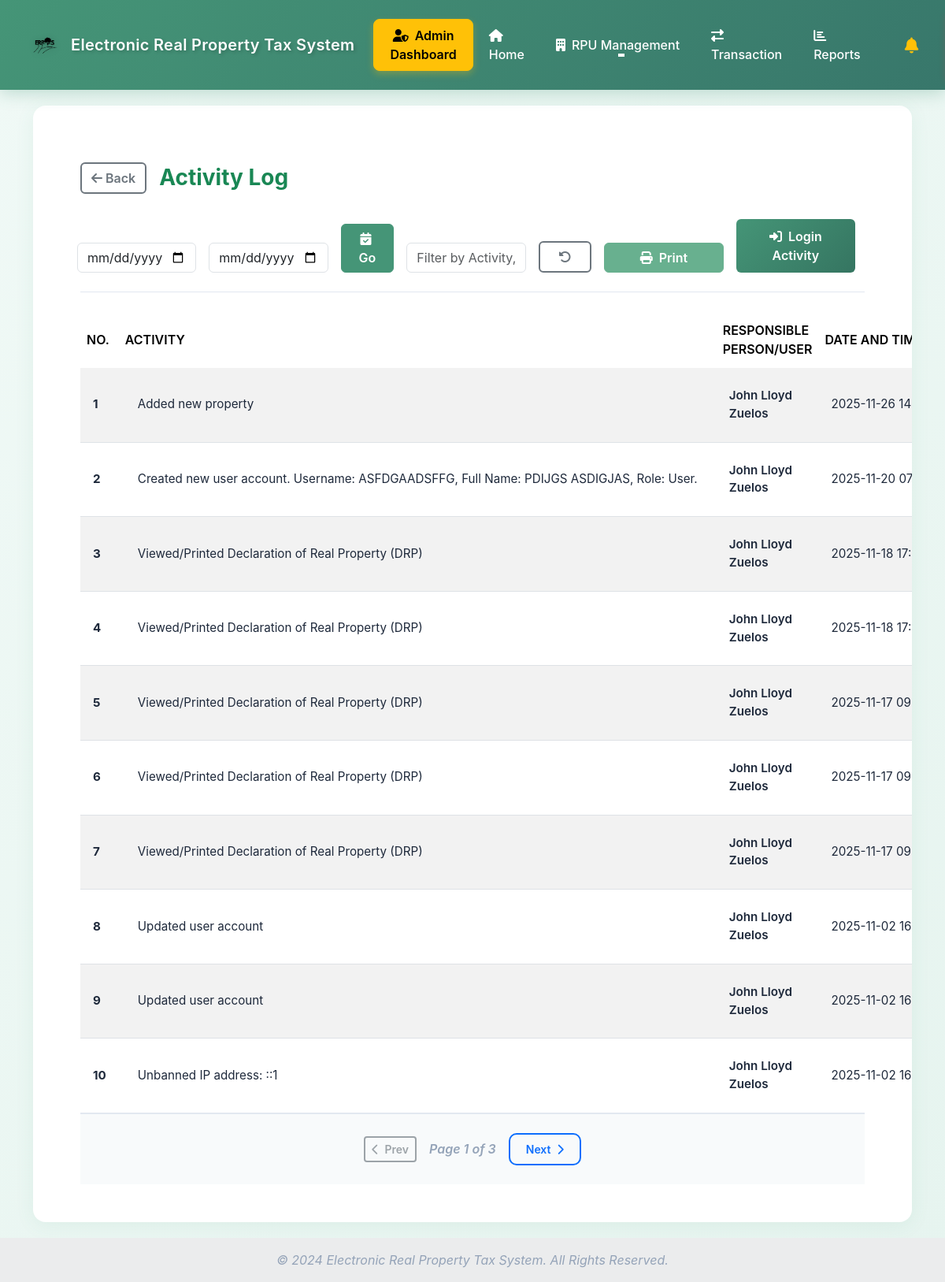
The app's page /ActivityLog.php (signed in), older data.
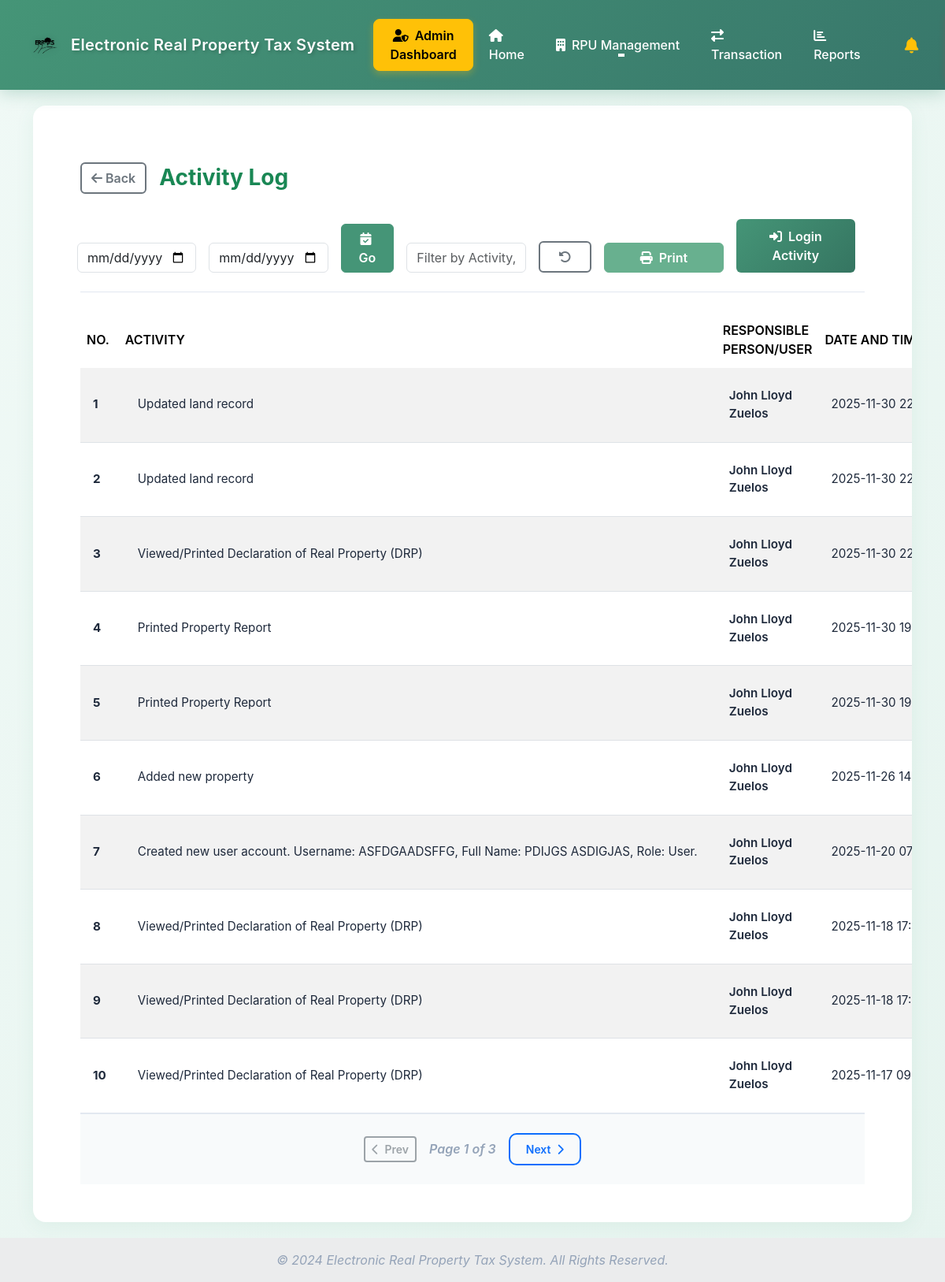
The same page, newer data.
### tables this page shows
CREATE TABLE `activity_log` (
  `log_id` int(11) NOT NULL,
  `user_id` int(11) DEFAULT NULL,
  `action` mediumtext DEFAULT NULL,
  `log_time` timestamp NOT NULL DEFAULT current_timestamp()
);

### ActivityLog.php (the view, shortened to what the changed rows need)
<?php
  $conn = Database::getInstance();
  $limit = 10;
  $page = isset($_GET['page']) && is_numeric($_GET['page']) ? (int)$_GET['page'] : 1;
  $offset = ($page - 1) * $limit;
  $where = [];
  $params = [];
  $where[] = "(a.action NOT LIKE '%logged in%'
              AND a.action NOT LIKE '%Logged in%'
              AND a.action NOT LIKE '%login%'
              AND a.action NOT LIKE '%Login%'
              AND a.action NOT LIKE '%logged out%'
              AND a.action NOT LIKE '%Logged out%'
              AND a.action NOT LIKE '%logout%'
              AND a.action NOT LIKE '%Logout%'
              AND a.action NOT LIKE '%Failed%'
              AND a.action NOT LIKE '%lock%'
              AND a.action NOT LIKE '%Lock%')";
  $where_sql = $where ? "WHERE " . implode(" AND ", $where) : "";
  $stmt = $conn->prepare("SELECT a.log_id, a.action, a.log_time,
                                CONCAT(COALESCE(u.first_name, 'Unknown'), ' ', COALESCE(u.last_name, 'User')) AS fullname,
                                u.email, u.user_type, u.contact_number
                        FROM activity_log a
                        LEFT JOIN users u ON a.user_id = u.user_id
                        $where_sql
                        ORDER BY a.log_time DESC
                        LIMIT ? OFFSET ?");
  $params_main = $params;
  $params_main[] = $limit;
  $params_main[] = $offset;
  $types_main = str_repeat("s", count($params)) . "ii";
  $stmt->bind_param($types_main, ...$params_main);
  $stmt->execute();
  $result = $stmt->get_result();
  ?>
 <!doctype html>
 <html lang="en">
 <head>
   <link href="https://cdn.jsdelivr.net/npm/bootstrap@5.3.2/dist/css/bootstrap.min.css" rel="stylesheet">
   <link href="https://cdn.jsdelivr.net/npm/bootstrap-icons@1.11.3/font/bootstrap-icons.css" rel="stylesheet">
   <link rel="stylesheet" href="https://cdnjs.cloudflare.com/ajax/libs/font-awesome/6.4.0/css/all.min.css">
   <link rel="stylesheet" href="main_layout.css">
   <link rel="stylesheet" href="header.css">
   <link rel="stylesheet" href="activitylog.css">
 </head>
 <body class="d-flex flex-column min-vh-100">
   <main class="container my-6">
     <section class="table-container p-5">
       <div class="container mt-4">
         <div id="activitylogs">
           <table class="table table-striped table-hover align-middle text-start">
             <thead>
               <tr>
                 <th style="width: 8%">No.</th>
                 <th style="width: 42%">Activity</th>
                 <th style="width: 20%">Responsible Person/User</th>
                 <th style="width: 30%">Date and Time</th>
               </tr>
             </thead>
             <tbody>
               <?php
                if ($result->num_rows > 0) {
                  $no = $offset + 1;
                  while ($row = $result->fetch_assoc()) {
                    $activity_raw = $row['action'];
                    $fullname = htmlspecialchars($row['fullname']);
                    $log_time = htmlspecialchars($row['log_time']);
                    $lines = explode("\n", $activity_raw);
                    $first_line = htmlspecialchars(trim($lines[0]), ENT_QUOTES, 'UTF-8');
                    $full_activity = htmlspecialchars($activity_raw, ENT_QUOTES, 'UTF-8');
                    $email = htmlspecialchars($row['email'] ?? 'N/A');
                    $role = htmlspecialchars($row['user_type'] ?? 'N/A');
                    $contact_number = htmlspecialchars($row['contact_number'] ?? 'N/A');
                    echo "
                    <tr>
                      <td><strong>{$no}</strong></td>
                      <td>
                        <div id='activity{$no}'
                            class='activity-text text-truncate'
                            style='cursor: pointer;'>
                          {$first_line}
                        </div>
                      </td>
                      <td>
                        <div class='user-info-container'>
                          <div class='user-name-only user-name-clickable' data-id='{$no}' style='cursor: pointer;'>{$fullname}</div>
                          <div id='userdetails{$no}' class='user-details d-none'>
                            <small class='text-muted d-block'>
                              <i class='bi bi-person-badge'></i> {$role}
                            </small>
                            <small class='text-muted d-block'>
                              <i class='bi bi-envelope'></i> {$email}
                            </small>
                            <small class='text-muted d-block'>
                              <i class='bi bi-telephone'></i> {$contact_number}
                            </small>
                          </div>
                        </div>
                      </td>
                      <td style='white-space: nowrap;'>
                        <span>{$log_time}</span>
                        <i class='bi bi-caret-down-fill toggle-btn'
                          data-id='{$no}'
                          data-full-text='{$full_activity}'></i>
                      </td>
                    </tr>";
                    $no++;
                  }
                } else {
                  echo "<tr><td colspan='4' class='text-center text-muted py-4'>No activity logs found.</td></tr>";
                }
                ?>
             </tbody>
           </table>
         </div>
     </section>
   </main>
 </body>
 </html>

Row changes from the older to the newer data that the page shows:
no longer on this page (row unchanged): activity_log: action "Viewed/Printed Declaration of Real Property (DRP)", fullname "John Lloyd Zuelos", log_time "2025-11-17…"
no longer on this page (row unchanged): activity_log: action "Viewed/Printed Declaration of Real Property (DRP)", fullname "John Lloyd Zuelos", log_time "2025-11-17…"
no longer on this page (row unchanged): activity_log: action "Updated user account", fullname "John Lloyd Zuelos", log_time "2025-11-02…"
no longer on this page (row unchanged): activity_log: action "Updated user account", fullname "John Lloyd Zuelos", log_time "2025-11-02…"
no longer on this page (row unchanged): activity_log: action "Unbanned IP address: ::1", fullname "John Lloyd Zuelos", log_time "2025-11-02…"
added activity_log: action "Updated land record", fullname "John Lloyd Zuelos", log_time "2025-11-30…"
added activity_log: action "Updated land record", fullname "John Lloyd Zuelos", log_time "2025-11-30…"
added activity_log: action "Viewed/Printed Declaration of Real Property (DRP)", fullname "John Lloyd Zuelos", log_time "2025-11-30…"
added activity_log: action "Printed Property Report", fullname "John Lloyd Zuelos", log_time "2025-11-30…"
added activity_log: action "Printed Property Report", fullname "John Lloyd Zuelos", log_time "2025-11-30…"
